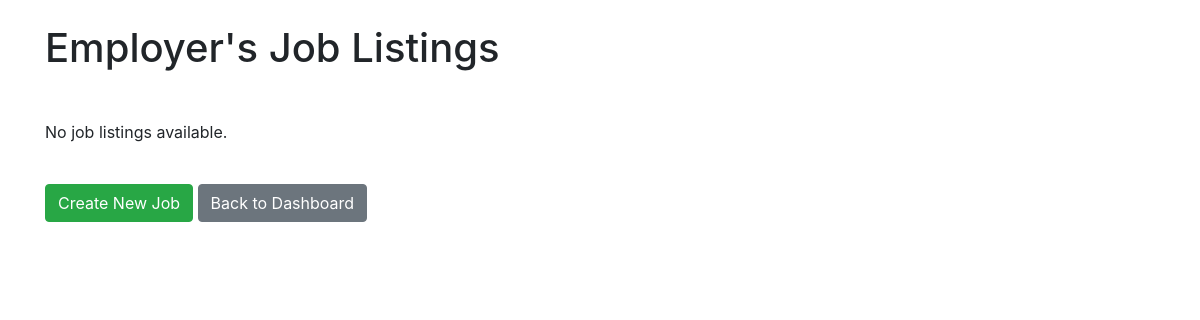
The app's page /job-listings/ (signed in), older data.
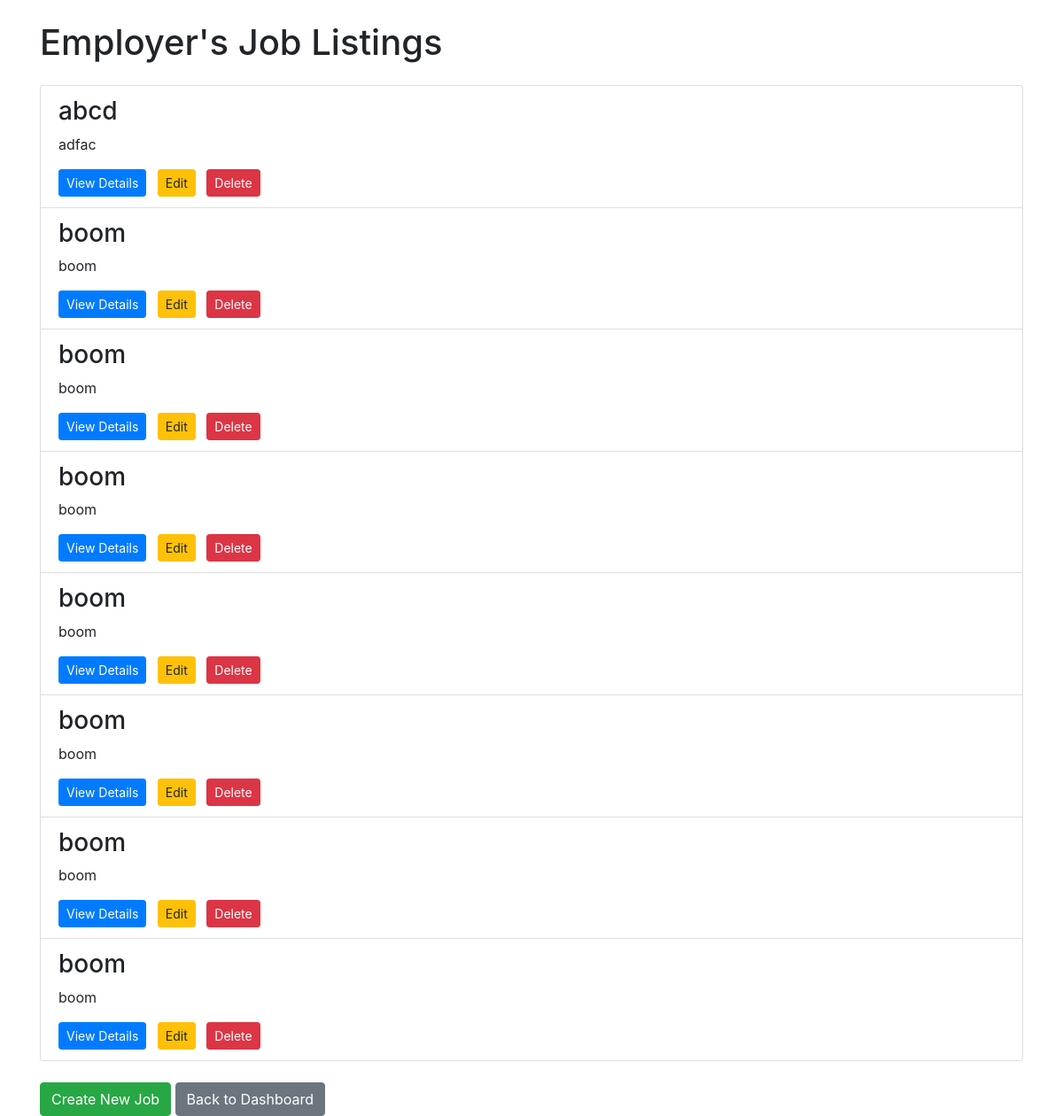
The same page, newer data.
### job_management/models.py (models this page shows, shortened)
class Job(models.Model):
    employer = models.ForeignKey(EmployerProfile, on_delete=models.CASCADE)
    title = models.CharField(max_length=100)
    description = models.TextField()
    requirements = models.TextField()
    application_deadline = models.DateField()

### user_management/views.py (the view)
# urls.py: path('job-listings/', views.job_listing_page, name='job_listing_page'),
@login_required(login_url='employer_login')
def job_listing_page(request):
    employer = EmployerProfile.objects.get(user_id=request.user)
    job_listings = Job.objects.filter(employer=employer)
    context = {
        'job_listings': job_listings
    }
    return render(request, 'employer_job_listings.html', context)

### user_management/custom_auth.py (called while the page is built)
    def get_user(self, user_id):
        User = get_user_model()
        try:
            return User.objects.get(pk=user_id)
        except User.DoesNotExist:
            return None

### user_management/templates/employer_job_listings.html (shortened to what this page needs)
<!DOCTYPE html>
<html>
<head>
    <link rel="stylesheet" href="https://stackpath.bootstrapcdn.com/bootstrap/4.5.0/css/bootstrap.min.css">
</head>
<body>
    <div class="container">
        <h1 class="mt-4">Employer's Job Listings</h1>
        <div class="mt-4">
            <ul class="list-group">
                {% for job in job_listings %}
                    <li class="list-group-item">
                        <h3>{{ job.title }}</h3>
                        <p>{{ job.description }}</p>
                        <a href="{% url 'job_detail' job.id %}" class="btn btn-primary btn-sm mr-2">View Details</a>
                        <a href="{% url 'edit_job' job.id %}" class="btn btn-warning btn-sm mr-2">Edit</a>
                        <a href="{% url 'delete_job' job.id %}" class="btn btn-danger btn-sm">Delete</a>
                    </li>
                {% empty %}
                    <p class="mt-4">No job listings available.</p>
                {% endfor %}
            </ul>
        </div>
        <div class="mt-4">
            <a href="{% url 'create_job' %}" class="btn btn-success">Create New Job</a>
            <a href="{% url 'employer_dashboard' %}" class="btn btn-secondary">Back to Dashboard</a>
        </div>
    </div>
</body>
</html>

Row changes from the older to the newer data that the page shows:
added Job: title "abcd", description "adfac"
added Job: title "boom", description "boom"
added Job: title "boom", description "boom"
added Job: title "boom", description "boom"
added Job: title "boom", description "boom"
added Job: title "boom", description "boom"
added Job: title "boom", description "boom"
added Job: title "boom", description "boom"
Text that changed along with them:
text no longer shown: "No job listings available."
